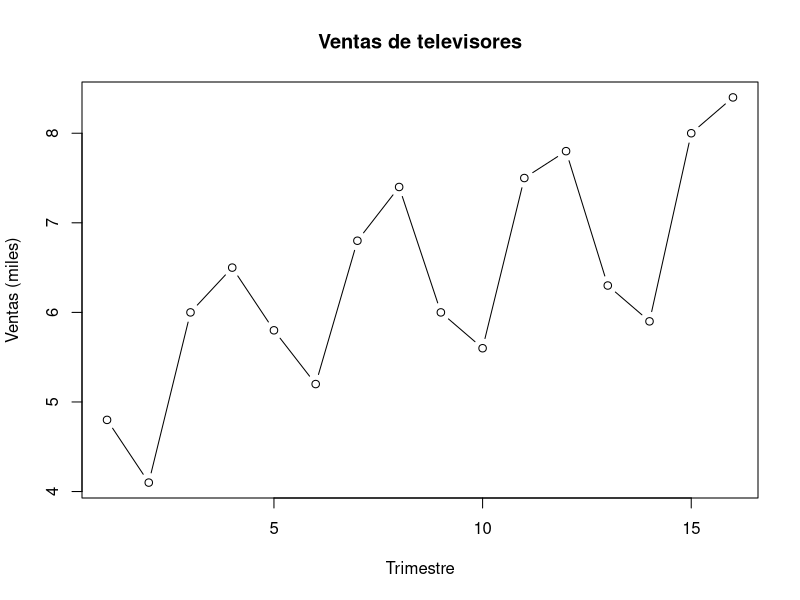
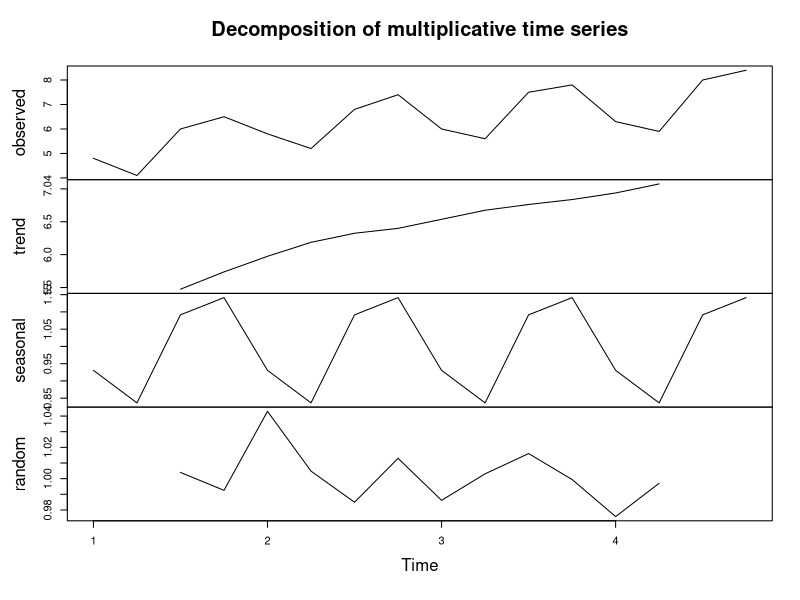
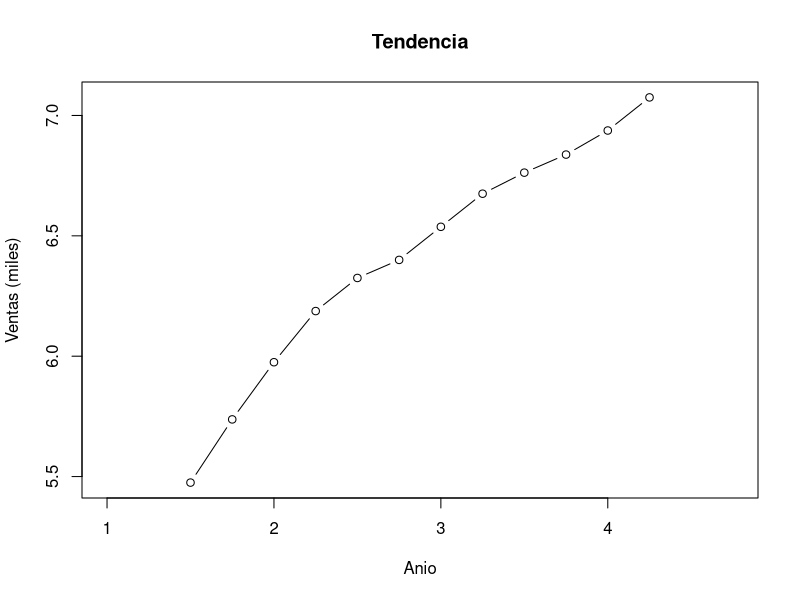
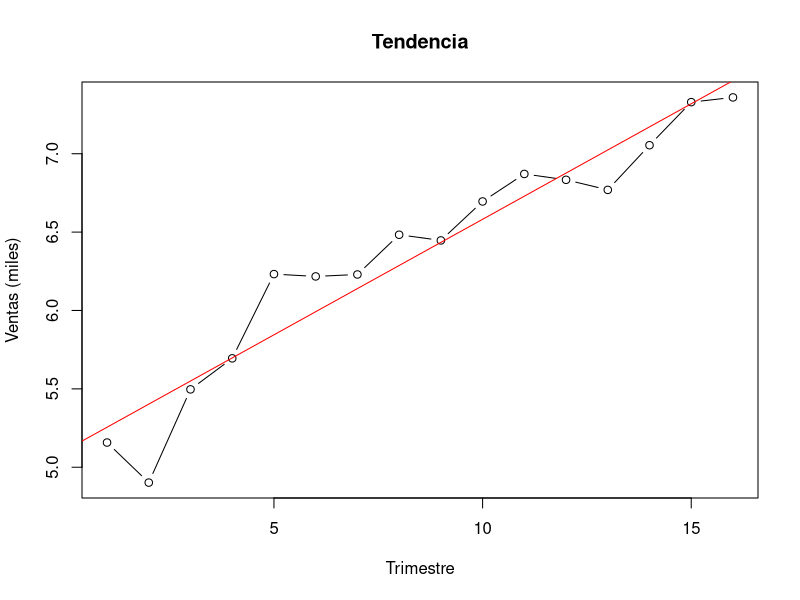
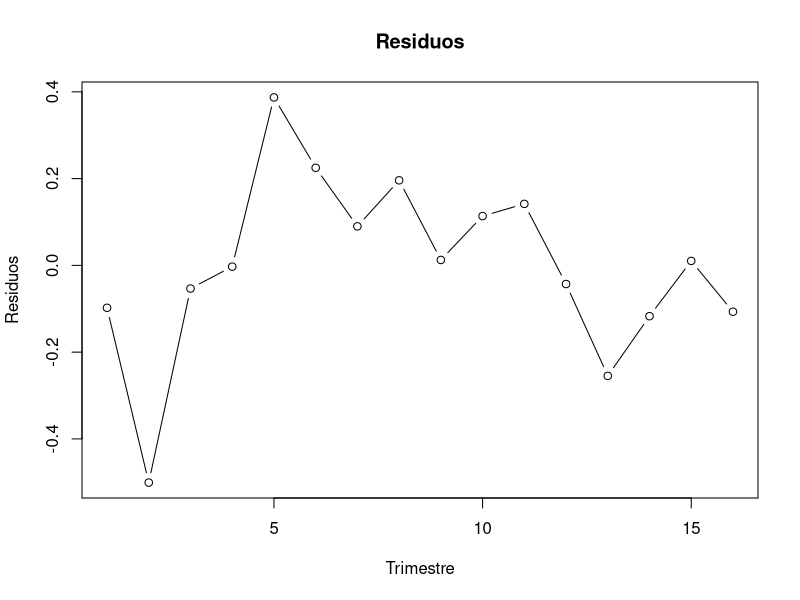
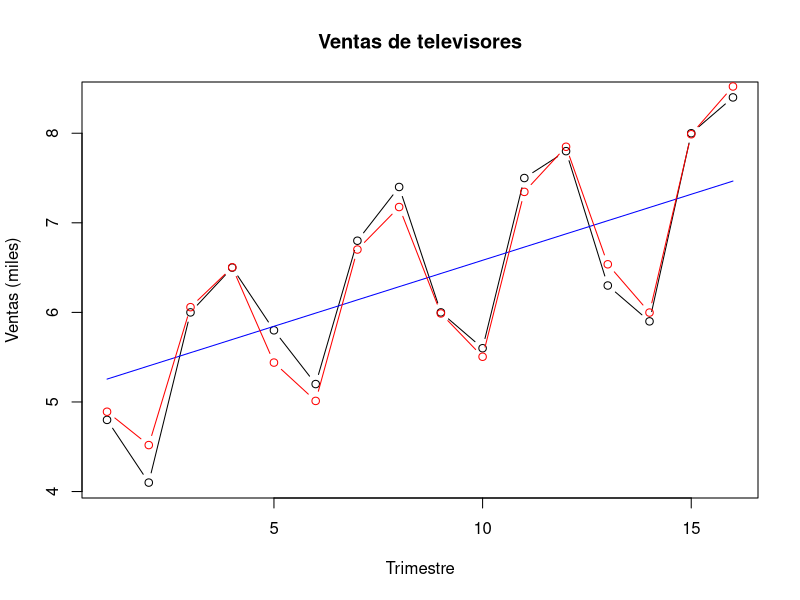
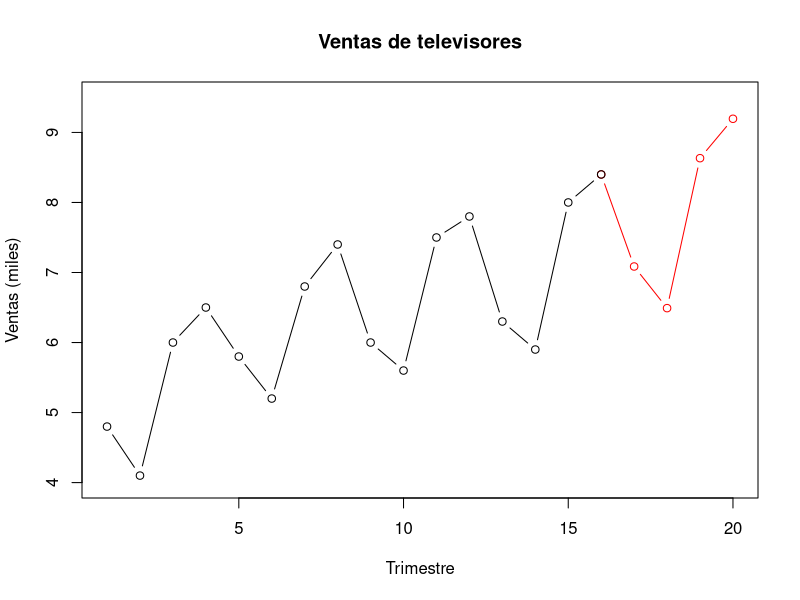

Recreate these plots in R, in order.
## ---- chunk 1
knitr::opts_chunk$set(echo = TRUE)
## ---- chunk 2
trimestre <- 1:16
ventas <- c(4.8,4.1,6.0,6.5,5.8,5.2,6.8,7.4,6.0,5.6,7.5,7.8,6.3,5.9,8.0,8.4)
## ---- chunk 3
plot(trimestre,ventas,
     type = "b",
     xlab = "Trimestre",
     ylab = "Ventas (miles)",
     main = "Ventas de televisores")
## ---- chunk 4
ts <- ts(ventas, frequency = 4)
decomp <- decompose(ts, type = "m")
plot(decomp)
## ---- chunk 5
plot(decomp$trend,
     type = "b",
     xlab = "Anio",
     ylab = "Ventas (miles)",
     main = "Tendencia")
## ---- chunk 6
y <- (decomp$x)/(decomp$seasonal)
x <- 1:16
Lm <- lm(y~x)
plot(x,y,
     type = "b",
     xlab = "Trimestre",
     ylab = "Ventas (miles)",
     main = "Tendencia")
abline(Lm, col = "red")
## ---- chunk 7
sLm <- summary(Lm)
sLm
## ---- chunk 8
sLm$coefficients[2,4]
## ---- chunk 9
sLm$r.squared
## ---- chunk 10
plot(Lm$residuals,
     type = "b",
     xlab = "Trimestre",
     ylab = "Residuos",
     main = "Residuos")
## ---- chunk 11
shapiro.test(Lm$residuals)
## ---- chunk 12
f <- function(x) {Lm$coefficients[1] + Lm$coefficients[2] * x}
pred <- f(trimestre)
cme <- mean((pred - ventas)^2, na.rm = TRUE)
cme
## ---- chunk 13
epam <- mean(abs((pred - ventas)/ventas), na.rm = TRUE)
epam
## ---- chunk 14
plot(trimestre,ventas, type = "b",
     xlab = "Trimestre", ylab = "Ventas (miles)",
     main = "Ventas de televisores")
lines(trimestre, predict(Lm), col = "blue")
y2 <- predict(Lm) * decomp$seasonal
lines(trimestre, y2, col = "red", type = "b")
## ---- chunk 15
f <- function(x) {Lm$coefficients[1] + Lm$coefficients[2] * x}
x2 <- 17:20
y2 <- f(x2) * decomp$figure
y2
## ---- chunk 16
x3 <- 16:20
preds <- c(ventas[16] ,y2)
plot(x3,
     preds,
     type = "b",
     xlab = "Trimestre",
     ylab = "Ventas (miles)",
     main = "Ventas de televisores",
     xlim = c(1,20),
     ylim = c(4, 9.5),
     col = "red")
lines(trimestre, ventas, col = "black", type = "b")

## ---- chunk 17
ventas_libro <- c(1690, 940, 2625, 2500, 1800, 900, 2900, 2360, 1850, 1100, 2930, 2615)
trimestre_libro <- 1:12
ts_libro <- ts(ventas_libro, frequency = 4)
decomp_libro <- decompose(ts_libro, type = "m")
## ---- chunk 18

# Promedios móviles de cuatro trimestres
prom_mov_4 <- filter(ventas_libro, rep(1/4, 4), sides = 2)
prom_mov_4

# Promedios móviles centrados
prom_mov_c <- filter(ventas_libro, rep(1/3, 3), sides = 2)
prom_mov_c
## ---- chunk 19
# Índices estacionales de los cuatro trimestres
ind_est <- decomp_libro$figure
ind_est
